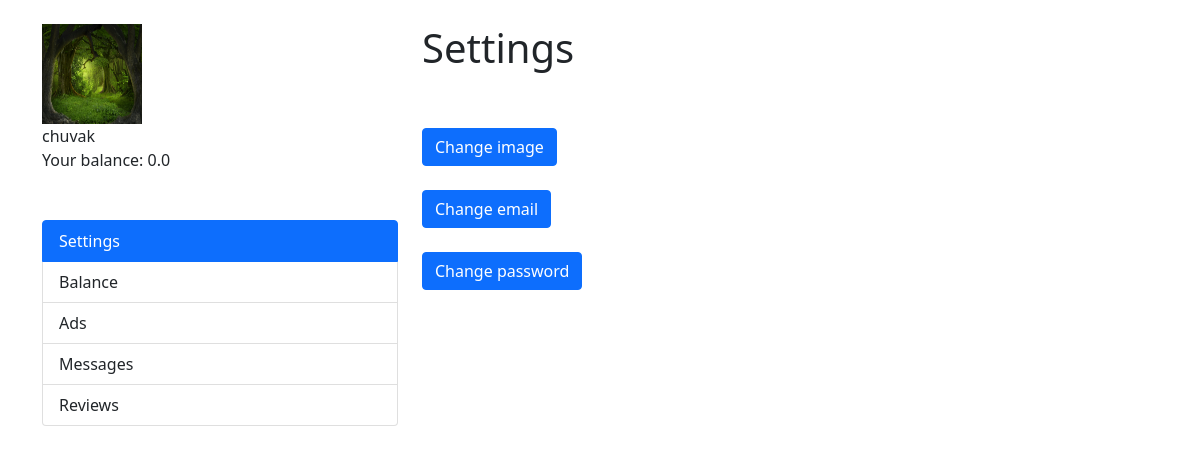
Before: /accounts/profile/chuvak (signed in) with the older database file.
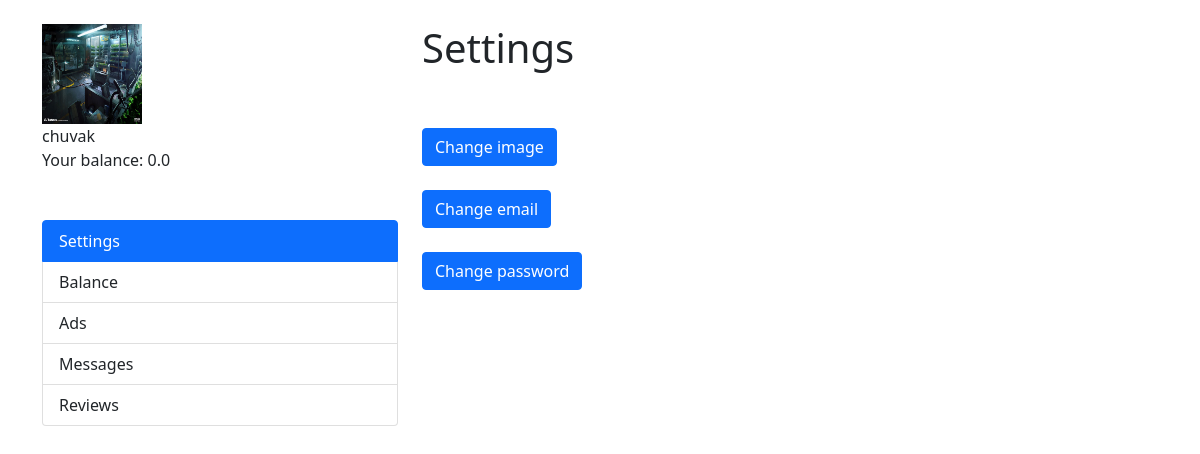
After: the same page with the newer database file.
### accounts/models.py (models this page shows)
class Profile(models.Model):
    user = models.OneToOneField(User, on_delete=models.CASCADE)
    image = models.ImageField(upload_to='images', default='images/profile.png')
    balance = models.FloatField(default=0.0)

### accounts/views.py (the view)
# urls.py: path('profile/<str:username>', views.profile, name='profile'),
@login_required(login_url='accounts:login')
def profile(request, username):
    message = request.GET.get('message')
    user = User.objects.get(username=username)
    profile = Profile.objects.get(user=user)
    if profile:
        profile_form = ProfileForm(instance=profile)
        user_form = UserForm(instance=user)
        password_change_form = PasswordChangeForm()
        context = {'user': user, 'profile': profile, 'user_form': user_form, 'profile_form': profile_form,
                   'password_change_form': password_change_form, 'message': message}
        return render(request, 'profile.html', context=context)

### templates/profile.html (shortened to what this page needs)
{% extends 'base.html' %}
{% block content %}
<br />
<div class="container">
    <div class="row">
      <div class="col-4">
        <img src="{{ profile.image.url }}" width="100" height="100" /><br />
        {{ user.username }}<br />
        Your balance: {{ profile.balance }}
        <br /> <br /><br />
        <div class="list-group" id="list-tab" role="tablist">
          <a class="list-group-item list-group-item-action active" id="list-settings-list" data-bs-toggle="list" href="#list-settings" role="tab" aria-controls="list-home">Settings</a>
          <a class="list-group-item list-group-item-action" id="list-balance-list" data-bs-toggle="list" href="#list-balance" role="tab" aria-controls="list-balance">Balance</a>
          <a class="list-group-item list-group-item-action" id="list-ads-list" data-bs-toggle="list" href="#list-ads" role="tab" aria-controls="list-ads">Ads</a>
          <a class="list-group-item list-group-item-action" id="list-messages-list" data-bs-toggle="list" href="#list-messages" role="tab" aria-controls="list-messages">Messages</a>
          <a class="list-group-item list-group-item-action" id="list-reviews-list" data-bs-toggle="list" href="#list-reviews" role="tab" aria-controls="list-reviews">Reviews</a>
        </div>
      </div>
      <div class="col-8">
        <div class="tab-content" id="nav-tabContent">
          <div class="tab-pane fade show active" id="list-settings" role="tabpanel" aria-labelledby="list-settings-list">
            <h1>Settings</h1><br /><br />
            <button type="button" class="btn btn-primary" data-bs-toggle="modal" data-bs-target="#staticImageBackdrop">
              Change image
            </button>
            <br /><br />
            <button type="button" class="btn btn-primary" data-bs-toggle="modal" data-bs-target="#staticEmailBackdrop">
              Change email
            </button>
            <br /><br />
            <button type="button" class="btn btn-primary" data-bs-toggle="modal" data-bs-target="#staticPasswordBackdrop">
              Change password
            </button>
          </div>
        </div>
      </div>
    </div>
</div>
{% endblock %}

Changed rows visible on the page:
changed Profile: image: a different picture
